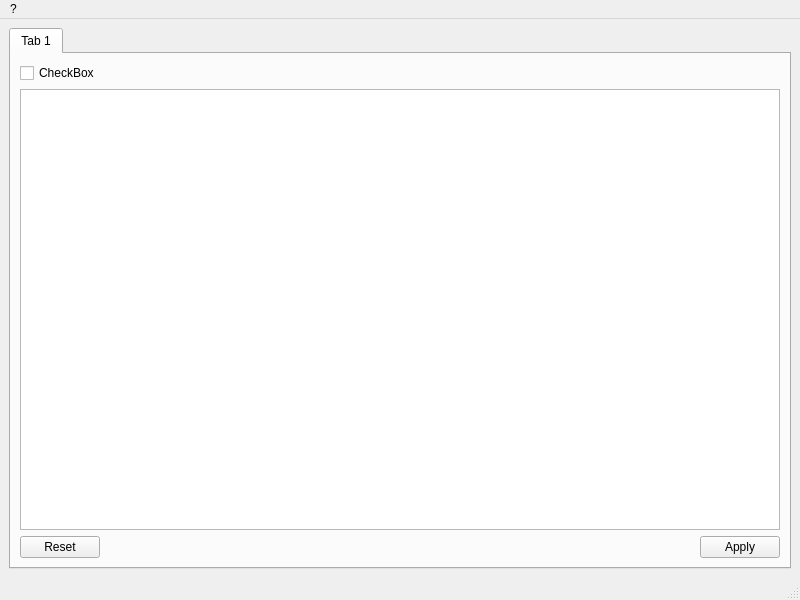
<?xml version="1.0" encoding="UTF-8"?>
<ui version="4.0">
 <class>MainWindow</class>
 <widget class="QMainWindow" name="MainWindow">
  <property name="geometry">
   <rect>
    <x>0</x>
    <y>0</y>
    <width>800</width>
    <height>600</height>
   </rect>
  </property>
  <property name="windowTitle">
   <string>MainWindow</string>
  </property>
  <widget class="QWidget" name="centralwidget">
   <layout class="QVBoxLayout" name="verticalLayout">
    <item>
     <widget class="QTabWidget" name="vm_tabs">
      <property name="currentIndex">
       <number>0</number>
      </property>
      <widget class="QWidget" name="tab">
       <attribute name="title">
        <string>Tab 1</string>
       </attribute>
       <layout class="QVBoxLayout" name="verticalLayout_2">
        <item>
         <widget class="QCheckBox" name="vm_enabled">
          <property name="text">
           <string>CheckBox</string>
          </property>
         </widget>
        </item>
        <item>
         <widget class="QListWidget" name="iface_table"/>
        </item>
        <item>
         <widget class="QDialogButtonBox" name="buttonBox">
          <property name="standardButtons">
           <set>QDialogButtonBox::Apply|QDialogButtonBox::Reset</set>
          </property>
          <property name="centerButtons">
           <bool>false</bool>
          </property>
         </widget>
        </item>
       </layout>
      </widget>
     </widget>
    </item>
   </layout>
  </widget>
  <widget class="QMenuBar" name="menubar">
   <property name="geometry">
    <rect>
     <x>0</x>
     <y>0</y>
     <width>800</width>
     <height>21</height>
    </rect>
   </property>
   <widget class="QMenu" name="menu">
    <property name="title">
     <string>?</string>
    </property>
    <addaction name="actionInfo_su"/>
   </widget>
   <addaction name="menu"/>
  </widget>
  <widget class="QStatusBar" name="statusbar"/>
  <action name="actionInfo_su">
   <property name="text">
    <string>Info su...</string>
   </property>
  </action>
 </widget>
 <resources/>
 <connections/>
</ui>
